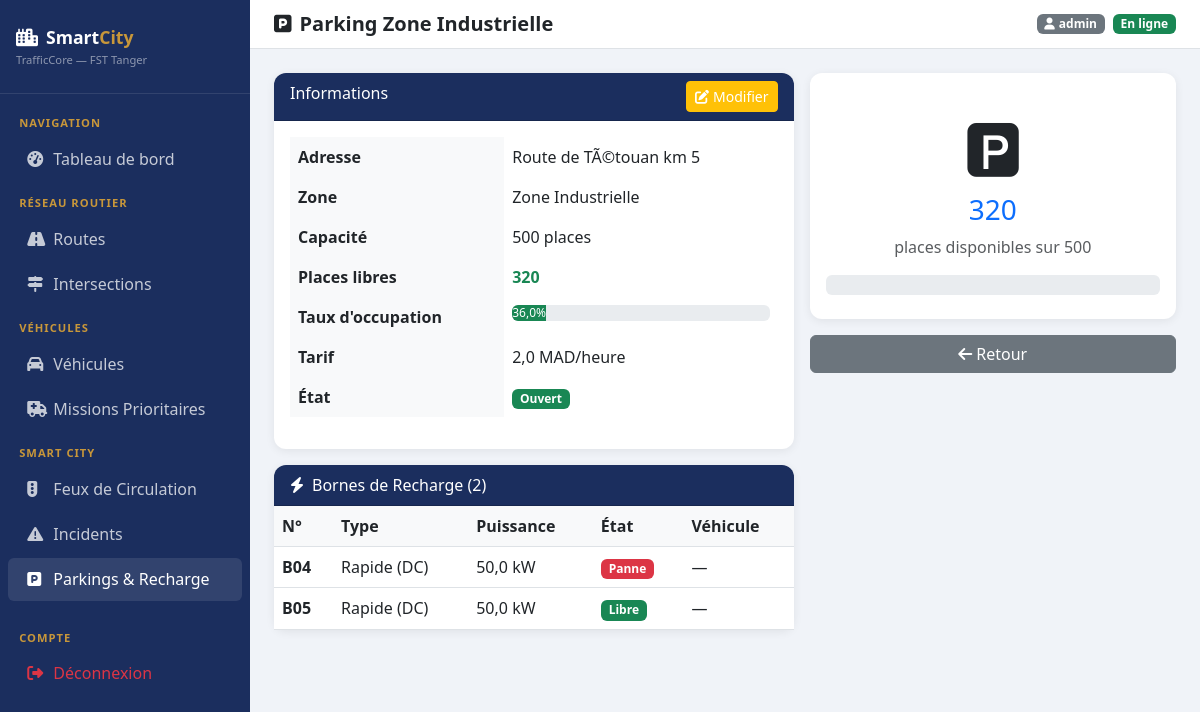
The page /parking/3/ (signed in) on the database its author committed.
### parking/models.py (models this page shows, shortened)
class Parking(models.Model):
    nom = models.CharField(max_length=200)
    adresse = models.CharField(max_length=300)
    capacite_totale = models.IntegerField(default=100)
    places_disponibles = models.IntegerField(default=100)
    tarif_horaire = models.FloatField(default=5.0, help_text="Tarif en MAD/heure")
    zone = models.ForeignKey(ZoneUrbaine, on_delete=models.SET_NULL, null=True, blank=True)
    ouvert = models.BooleanField(default=True)
    @property
    def taux_occupation(self):
        if self.capacite_totale == 0: return 0
        return round((self.capacite_totale - self.places_disponibles) / self.capacite_totale * 100, 1)
    class Meta: ordering = ['nom']

class BorneRecharge(models.Model):
    ETAT_CHOICES = [('libre','Libre'), ('occupe','Occupée'), ('panne','En panne')]
    TYPE_CHOICES = [('lente','Lente (AC)'), ('rapide','Rapide (DC)'), ('ultra','Ultra-rapide')]
    parking = models.ForeignKey(Parking, on_delete=models.CASCADE, related_name='bornes')
    numero = models.CharField(max_length=20)
    type_charge = models.CharField(max_length=10, choices=TYPE_CHOICES, default='rapide')
    puissance_kw = models.FloatField(default=22.0)
    etat = models.CharField(max_length=10, choices=ETAT_CHOICES, default='libre')
    vehicule_en_charge = models.OneToOneField(Vehicule, on_delete=models.SET_NULL,
                                               null=True, blank=True, related_name='borne_recharge')
    debut_recharge = models.DateTimeField(null=True, blank=True)
    duree_estimee = models.IntegerField(null=True, blank=True, help_text="Minutes")
    class Meta: verbose_name = "Borne de Recharge"

### traffic/models.py (models this page shows)
class ZoneUrbaine(models.Model):
    nom = models.CharField(max_length=100)
    description = models.TextField(blank=True)
    def __str__(self): return self.nom
    class Meta: verbose_name = "Zone Urbaine"

### parking/views.py (the view)
# urls.py: path('<int:pk>/', views.parking_detail, name='parking_detail'),
@login_required
def parking_detail(request, pk):
    parking = get_object_or_404(Parking, pk=pk)
    bornes = parking.bornes.select_related('vehicule_en_charge').all()
    return render(request, 'parking/parking_detail.html', {'parking': parking, 'bornes': bornes})

### templates/parking/parking_detail.html (shortened to what this page needs)
{% extends 'base.html' %}
{% block page_title %}<i class="fas fa-parking me-2"></i>{{ parking.nom }}{% endblock %}
{% block content %}
<div class="row g-3">
    <div class="col-md-7">
        <div class="card mb-3">
            <div class="card-header d-flex justify-content-between">
                <span>Informations</span>
                <a href="{% url 'parking_update' parking.pk %}" class="btn btn-sm btn-warning text-white"><i class="fas fa-edit me-1"></i>Modifier</a>
            </div>
            <div class="card-body">
                <table class="table table-borderless">
                    <tr><th>Adresse</th><td>{{ parking.adresse }}</td></tr>
                    <tr><th>Zone</th><td>{{ parking.zone|default:"Non définie" }}</td></tr>
                    <tr><th>Capacité</th><td>{{ parking.capacite_totale }} places</td></tr>
                    <tr><th>Places libres</th><td class="text-success fw-bold">{{ parking.places_disponibles }}</td></tr>
                    <tr><th>Taux d'occupation</th><td>
                        <div class="d-flex align-items-center gap-2">
                            <div class="progress flex-grow-1" style="height:16px">
                                <div class="progress-bar {% if parking.taux_occupation >= 90 %}bg-danger{% elif parking.taux_occupation >= 70 %}bg-warning{% else %}bg-success{% endif %}"
                                     style="width:{{ parking.taux_occupation }}%">{{ parking.taux_occupation }}%</div>
                            </div>
                        </div>
                    </td></tr>
                    <tr><th>Tarif</th><td>{{ parking.tarif_horaire }} MAD/heure</td></tr>
                    <tr><th>État</th><td>
                        {% if parking.ouvert %}<span class="badge bg-success">Ouvert</span>
                        {% else %}<span class="badge bg-danger">Fermé</span>{% endif %}
                    </td></tr>
                </table>
            </div>
        </div>
        <div class="card">
            <div class="card-header"><i class="fas fa-bolt me-2"></i>Bornes de Recharge ({{ bornes.count }})</div>
            <div class="card-body p-0">
                <table class="table table-hover mb-0">
                    <thead><tr><th>N°</th><th>Type</th><th>Puissance</th><th>État</th><th>Véhicule</th></tr></thead>
                    <tbody>
                    {% for b in bornes %}
                    <tr>
                        <td><strong>{{ b.numero }}</strong></td>
                        <td>{{ b.get_type_charge_display }}</td>
                        <td>{{ b.puissance_kw }} kW</td>
                        <td>
                            {% if b.etat == 'libre' %}<span class="badge bg-success">Libre</span>
                            {% elif b.etat == 'occupe' %}<span class="badge bg-warning text-dark">Occupée</span>
                            {% else %}<span class="badge bg-danger">Panne</span>{% endif %}
                        </td>
                        <td>{{ b.vehicule_en_charge|default:"—" }}</td>
                    </tr>
                    {% empty %}
                    <tr><td colspan="5" class="text-center text-muted">Aucune borne.</td></tr>
                    {% endfor %}
                    </tbody>
                </table>
            </div>
        </div>
    </div>
    <div class="col-md-5">
        <div class="card text-center mb-3">
            <div class="card-body py-4">
                <div style="font-size:4rem">🅿</div>
                <h3 class="text-primary">{{ parking.places_disponibles }}</h3>
                <p class="text-muted">places disponibles sur {{ parking.capacite_totale }}</p>
                <div class="progress" style="height:20px">
                </div>
            </div>
        </div>
        <a href="{% url 'parking_list' %}" class="btn btn-secondary w-100">
            <i class="fas fa-arrow-left me-1"></i>Retour
        </a>
    </div>
</div>
{% endblock %}

### templates/base.html (shortened to what this page needs)
<!DOCTYPE html>
<html lang="fr">
<head>
    <link href="https://cdn.jsdelivr.net/npm/bootstrap@5.3.0/dist/css/bootstrap.min.css" rel="stylesheet">
    <link href="https://cdnjs.cloudflare.com/ajax/libs/font-awesome/6.4.0/css/all.min.css" rel="stylesheet">
</head>
<body>
<div class="sidebar">
    <div class="brand">
        <i class="fas fa-city me-2"></i>Smart<span>City</span>
        <div style="font-size:.7rem;color:rgba(255,255,255,.5);font-weight:400;margin-top:2px">TrafficCore — FST Tanger</div>
    </div>
    <nav class="mt-2">
        <div class="nav-section">Navigation</div>
        <a href="{% url 'dashboard' %}" class="nav-link {% if request.resolver_match.url_name == 'dashboard' %}active{% endif %}">
            <i class="fas fa-tachometer-alt"></i> Tableau de bord
        </a>
        <div class="nav-section">Réseau Routier</div>
        <a href="{% url 'route_list' %}" class="nav-link {% if 'route' in request.resolver_match.url_name %}active{% endif %}">
            <i class="fas fa-road"></i> Routes
        </a>
        <a href="{% url 'intersection_list' %}" class="nav-link {% if 'intersection' in request.resolver_match.url_name %}active{% endif %}">
            <i class="fas fa-map-signs"></i> Intersections
        </a>
        <div class="nav-section">Véhicules</div>
        <a href="{% url 'vehicule_list' %}" class="nav-link {% if 'vehicule' in request.resolver_match.url_name %}active{% endif %}">
            <i class="fas fa-car"></i> Véhicules
        </a>
        <a href="{% url 'mission_list' %}" class="nav-link {% if 'mission' in request.resolver_match.url_name %}active{% endif %}">
            <i class="fas fa-ambulance"></i> Missions Prioritaires
        </a>
        <div class="nav-section">Smart City</div>
        <a href="{% url 'feu_list' %}" class="nav-link {% if 'feu' in request.resolver_match.url_name %}active{% endif %}">
            <i class="fas fa-traffic-light"></i> Feux de Circulation
        </a>
        <a href="{% url 'incident_list' %}" class="nav-link {% if 'incident' in request.resolver_match.url_name %}active{% endif %}">
            <i class="fas fa-exclamation-triangle"></i> Incidents
        </a>
        <a href="{% url 'parking_list' %}" class="nav-link {% if 'parking' in request.resolver_match.url_name %}active{% endif %}">
            <i class="fas fa-parking"></i> Parkings & Recharge
        </a>
        <div class="nav-section mt-3">Compte</div>
        <a href="{% url 'logout' %}" class="nav-link text-danger">
            <i class="fas fa-sign-out-alt"></i> Déconnexion
        </a>
    </nav>
</div>
<div class="main-content">
    <div class="topbar">
        <h5 class="mb-0 fw-bold text-navy">{% block page_title %}Dashboard{% endblock %}</h5>
        <div class="d-flex align-items-center gap-2">
            <span class="badge bg-secondary"><i class="fas fa-user me-1"></i>{{ request.user.username }}</span>
            <span class="badge bg-success">En ligne</span>
        </div>
    </div>
    {% block content %}{% endblock %}
</div>
</body>
</html>

### templates/base.html (style rules this page uses)
:root { --navy: #1B2E5E; --sky: #4A90C4; --gold: #C8973A; --sidebar-w: 250px; }
body { background: #f0f3f8; font-family: 'Segoe UI', sans-serif; }
.sidebar { width: var(--sidebar-w); min-height: 100vh; background: var(--navy); position: fixed; top: 0; left: 0; z-index: 100; overflow-y: auto; }
.sidebar .brand { padding: 1.5rem 1rem; border-bottom: 1px solid rgba(255,255,255,.1); color: white; font-weight: 700; font-size: 1.1rem; }
.sidebar .brand span { color: var(--gold); }
.sidebar .nav-link { color: rgba(255,255,255,.75); padding: .6rem 1.2rem; border-radius: 6px; margin: 2px 8px; transition: all .2s; }
.sidebar .nav-link:hover, .sidebar .nav-link.active { background: rgba(255,255,255,.1); color: white; }
.sidebar .nav-link i { width: 22px; }
.sidebar .nav-section { color: var(--gold); font-size: .7rem; font-weight: 700; text-transform: uppercase; padding: .8rem 1.2rem .2rem; letter-spacing: 1px; }
.main-content { margin-left: var(--sidebar-w); padding: 1.5rem; }
.topbar { background: white; padding: .75rem 1.5rem; margin: -1.5rem -1.5rem 1.5rem; border-bottom: 1px solid #dee2e6; display: flex; align-items: center; justify-content: space-between; }
.card { border: none; border-radius: 12px; box-shadow: 0 2px 10px rgba(0,0,0,.07); }
.card-header { background: var(--navy); color: white; border-radius: 12px 12px 0 0 !important; }
.table th { background: #f8f9fa; font-weight: 600; }

### rows shown on the page
Parking: nom "Parking Zone Industrielle", adresse "Route de TÃ©touan km 5", zone "Zone Industrielle", capacite_totale "500", places_disponibles "320", taux_occupation "36,0", tarif_horaire "2,0"
BorneRecharge: numero "B04", type_charge "Rapide (DC)", puissance_kw "50,0", etat "Panne", vehicule_en_charge "—"
BorneRecharge: numero "B05", type_charge "Rapide (DC)", puissance_kw "50,0", etat "Libre", vehicule_en_charge "—"

### other values the page prints
{{ request.user.username }} "admin"
{{ bornes.count }} "2"
